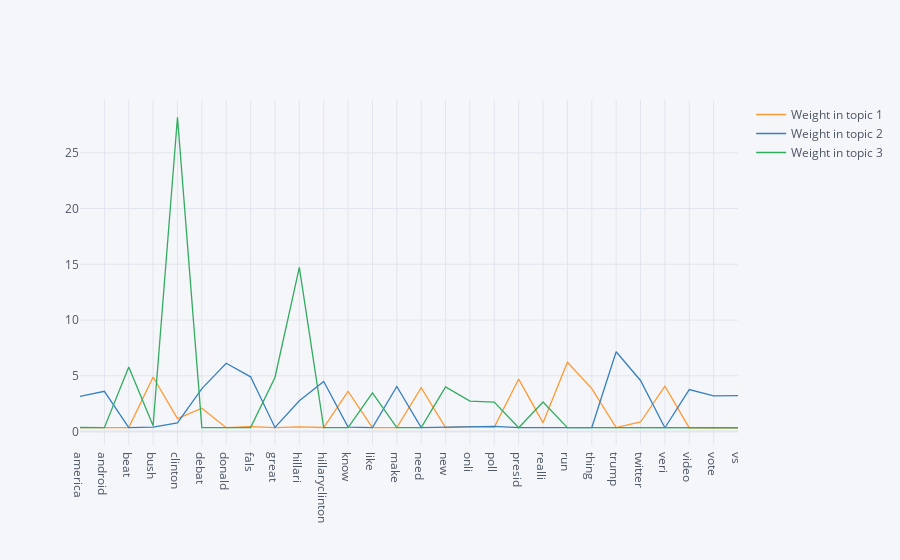

Notebook source saved alongside this figure:
### Code cell
df.set_index('Words').iplot()

### Figure 1 — Plotly figure (JSON) as saved in the notebook; plotly's stock layout.template omitted (floating-point values rounded to 4 significant figures)
{"data": [{"line": {"color": "rgba(255, 153, 51, 1.0)", "dash": "solid", "shape": "linear", "width": 1.3}, "mode": "lines", "name": "Weight in topic 1", "text": "", "type": "scatter", "x": ["america", "android", "beat", "bush", "clinton", "debat", "donald", "fals", "great", "hillari", "hillaryclinton", "know", "like", "make", "need", "new", "onli", "poll", "presid", "realli", "run", "thing", "trump", "twitter", "veri", "video", "vote", "vs"], "y": [0.3474, 0.3536, 0.3598, 4.887, 1.157, 2.091, 0.3466, 0.4462, 0.3539, 0.4109, 0.3585, 3.593, 0.3563, 0.3445, 3.922, 0.361, 0.4291, 0.3892, 4.703, 0.7777, 6.215, 3.846, 0.3579, 0.8522, 4.069, 0.3364, 0.3639, 0.337]}, {"line": {"color": "rgba(55, 128, 191, 1.0)", "dash": "solid", "shape": "linear", "width": 1.3}, "mode": "lines", "name": "Weight in topic 2", "text": "", "type": "scatter", "x": ["america", "android", "beat", "bush", "clinton", "debat", "donald", "fals", "great", "hillari", "hillaryclinton", "know", "like", "make", "need", "new", "onli", "poll", "presid", "realli", "run", "thing", "trump", "twitter", "veri", "video", "vote", "vs"], "y": [3.148, 3.603, 0.3493, 0.3836, 0.7742, 3.845, 6.126, 4.906, 0.3658, 2.759, 4.496, 0.3902, 0.3469, 4.041, 0.3535, 0.3876, 0.374, 0.4546, 0.3486, 0.3489, 0.3519, 0.3558, 7.156, 4.577, 0.3372, 3.765, 3.187, 3.218]}, {"line": {"color": "rgba(50, 171, 96, 1.0)", "dash": "solid", "shape": "linear", "width": 1.3}, "mode": "lines", "name": "Weight in topic 3", "text": "", "type": "scatter", "x": ["america", "android", "beat", "bush", "clinton", "debat", "donald", "fals", "great", "hillari", "hillaryclinton", "know", "like", "make", "need", "new", "onli", "poll", "presid", "realli", "run", "thing", "trump", "twitter", "veri", "video", "vote", "vs"], "y": [0.3586, 0.3411, 5.792, 0.5208, 28.19, 0.3584, 0.348, 0.3452, 4.852, 14.73, 0.3489, 0.3589, 3.475, 0.3429, 0.3595, 3.999, 2.733, 2.633, 0.3368, 2.642, 0.3482, 0.3417, 0.36, 0.3551, 0.3533, 0.3582, 0.339, 0.3369]}], "layout": {"legend": {"bgcolor": "#F5F6F9", "font": {"color": "#4D5663"}}, "paper_bgcolor": "#F5F6F9", "plot_bgcolor": "#F5F6F9", "title": {"font": {"color": "#4D5663"}}, "xaxis": {"gridcolor": "#E1E5ED", "showgrid": true, "tickfont": {"color": "#4D5663"}, "title": {"font": {"color": "#4D5663"}, "text": ""}, "zerolinecolor": "#E1E5ED"}, "yaxis": {"gridcolor": "#E1E5ED", "showgrid": true, "tickfont": {"color": "#4D5663"}, "title": {"font": {"color": "#4D5663"}, "text": ""}, "zerolinecolor": "#E1E5ED"}}}
